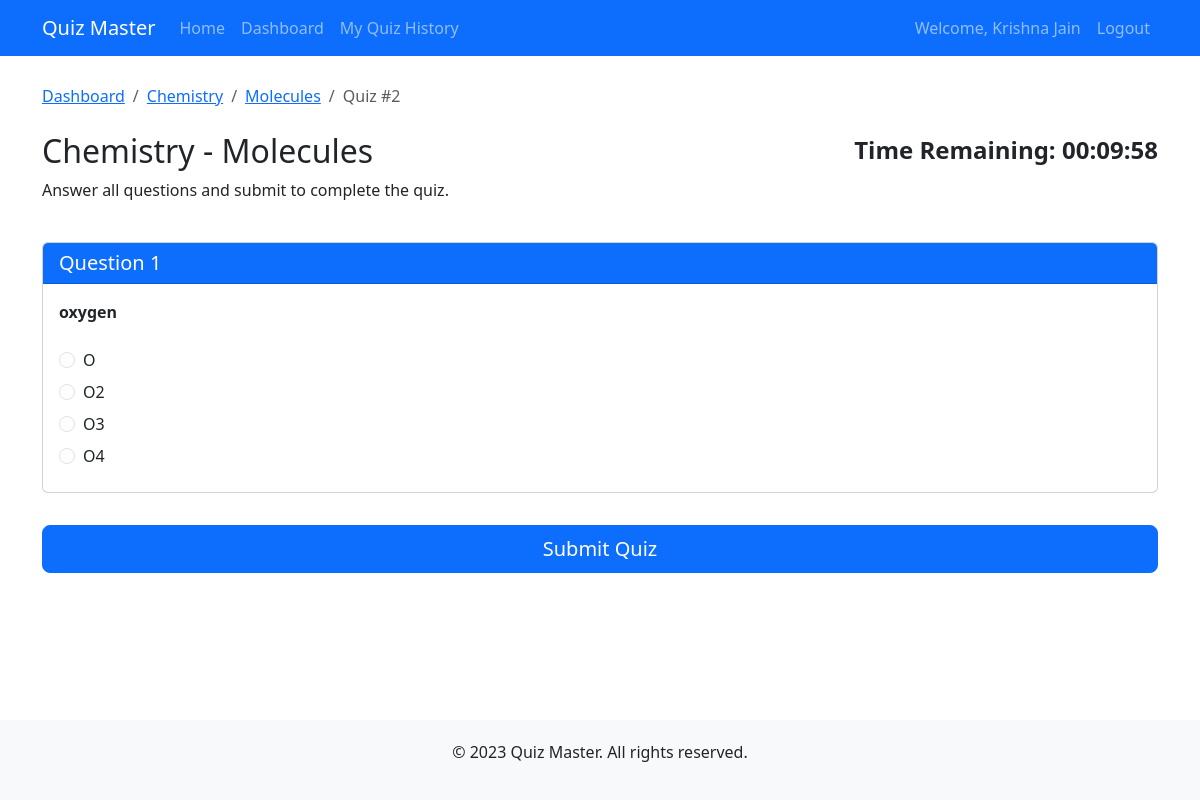
The page /user/quizzes/2/take (signed in) on the database its author committed.
### models.py (models this page shows, shortened)
class User(db.Model, UserMixin):
    id = db.Column(db.Integer, primary_key=True)
    username = db.Column(db.String(100), unique=True, nullable=False)
    password_hash = db.Column(db.String(200), nullable=False)
    full_name = db.Column(db.String(100), nullable=False)
    qualification = db.Column(db.String(100))
    dob = db.Column(db.Date)
    is_admin = db.Column(db.Boolean, default=False)
    quiz_attempts = db.relationship('Score', backref='user', lazy=True)

class Subject(db.Model):
    id = db.Column(db.Integer, primary_key=True)
    name = db.Column(db.String(100), nullable=False)
    description = db.Column(db.Text)
    chapters = db.relationship('Chapter', backref='subject', lazy=True, cascade="all, delete-orphan")

class Chapter(db.Model):
    id = db.Column(db.Integer, primary_key=True)
    name = db.Column(db.String(100), nullable=False)
    description = db.Column(db.Text)
    subject_id = db.Column(db.Integer, db.ForeignKey('subject.id'), nullable=False)
    quizzes = db.relationship('Quiz', backref='chapter', lazy=True, cascade="all, delete-orphan")

class Quiz(db.Model):
    id = db.Column(db.Integer, primary_key=True)
    chapter_id = db.Column(db.Integer, db.ForeignKey('chapter.id'), nullable=False)
    date_of_quiz = db.Column(db.Date, nullable=False)
    time_duration = db.Column(db.String(5), nullable=False)  # Format: "HH:MM"
    remarks = db.Column(db.Text)
    questions = db.relationship('Question', backref='quiz', lazy=True, cascade="all, delete-orphan")
    attempts = db.relationship('Score', backref='quiz', lazy=True)

class Question(db.Model):
    id = db.Column(db.Integer, primary_key=True)
    quiz_id = db.Column(db.Integer, db.ForeignKey('quiz.id'), nullable=False)
    question_statement = db.Column(db.Text, nullable=False)
    option1 = db.Column(db.String(200), nullable=False)
    option2 = db.Column(db.String(200), nullable=False)
    option3 = db.Column(db.String(200), nullable=False)
    option4 = db.Column(db.String(200), nullable=False)
    correct_option = db.Column(db.Integer, nullable=False)  # 1, 2, 3, or 4

### app.py (the view, shortened to what this page needs)
@app.route('/user/quizzes/<int:quiz_id>/take', methods=['GET', 'POST'])
@login_required
def take_quiz(quiz_id):
    if current_user.is_admin:
        return redirect(url_for('admin_dashboard'))
    quiz = Quiz.query.get_or_404(quiz_id)
    questions = Question.query.filter_by(quiz_id=quiz_id).all()
    return render_template('user/take_quiz.html', quiz=quiz, questions=questions)

### app.py (called while the page is built)
@login_manager.user_loader
def load_user(user_id):
    return User.query.get(int(user_id))

### templates/user/take_quiz.html (shortened to what this page needs)
{% extends 'base.html' %}
{% block content %}
<div class="row mt-4">
    <div class="col-md-12">
        <nav aria-label="breadcrumb">
            <ol class="breadcrumb">
                <li class="breadcrumb-item"><a href="{{ url_for('user_dashboard') }}">Dashboard</a></li>
                <li class="breadcrumb-item"><a href="{{ url_for('user_chapters', subject_id=quiz.chapter.subject.id) }}">{{ quiz.chapter.subject.name }}</a></li>
                <li class="breadcrumb-item"><a href="{{ url_for('user_quizzes', chapter_id=quiz.chapter.id) }}">{{ quiz.chapter.name }}</a></li>
                <li class="breadcrumb-item active">Quiz #{{ quiz.id }}</li>
            </ol>
        </nav>
    </div>
</div>
<div class="row mt-2">
    <div class="col-md-8">
        <h2>{{ quiz.chapter.subject.name }} - {{ quiz.chapter.name }}</h2>
        <p>Answer all questions and submit to complete the quiz.</p>
    </div>
    <div class="col-md-4 text-end">
        <div class="timer" id="timer">Time Remaining: <span id="time">{{ quiz.time_duration }}</span></div>
    </div>
</div>
<form method="POST" action="{{ url_for('take_quiz', quiz_id=quiz.id) }}" id="quizForm">
    <div class="row mt-4">
        {% if questions %}
            {% for question in questions %}
                <div class="col-md-12 question-card">
                    <div class="card">
                        <div class="card-header bg-primary text-white">
                            <h5 class="mb-0">Question {{ loop.index }}</h5>
                        </div>
                        <div class="card-body">
                            <p class="mb-4"><strong>{{ question.question_statement }}</strong></p>
                            <div class="form-check mb-2">
                                <input class="form-check-input" type="radio" name="question_{{ question.id }}" id="option1_{{ question.id }}" value="1" required>
                                <label class="form-check-label" for="option1_{{ question.id }}">
                                    {{ question.option1 }}
                                </label>
                            </div>
                            <div class="form-check mb-2">
                                <input class="form-check-input" type="radio" name="question_{{ question.id }}" id="option2_{{ question.id }}" value="2">
                                <label class="form-check-label" for="option2_{{ question.id }}">
                                    {{ question.option2 }}
                                </label>
                            </div>
                            <div class="form-check mb-2">
                                <input class="form-check-input" type="radio" name="question_{{ question.id }}" id="option3_{{ question.id }}" value="3">
                                <label class="form-check-label" for="option3_{{ question.id }}">
                                    {{ question.option3 }}
                                </label>
                            </div>
                            <div class="form-check mb-2">
                                <input class="form-check-input" type="radio" name="question_{{ question.id }}" id="option4_{{ question.id }}" value="4">
                                <label class="form-check-label" for="option4_{{ question.id }}">
                                    {{ question.option4 }}
                                </label>
                            </div>
                        </div>
                    </div>
                </div>
            {% endfor %}
            <div class="col-md-12 mb-5">
                <div class="d-grid">
                    <button type="submit" class="btn btn-primary btn-lg">Submit Quiz</button>
                </div>
            </div>
        {% endif %}
    </div>
</form>
{% endblock %}

### templates/base.html (shortened to what this page needs)
<!DOCTYPE html>
<html lang="en">
<head>
    <link href="https://cdn.jsdelivr.net/npm/bootstrap@5.3.0-alpha1/dist/css/bootstrap.min.css" rel="stylesheet">
</head>
<body>
    <nav class="navbar navbar-expand-lg navbar-dark bg-primary fixed-top">
        <div class="container">
            <a class="navbar-brand" href="{{ url_for('index') }}">Quiz Master</a>
            <div class="collapse navbar-collapse" id="navbarNav">
                <ul class="navbar-nav me-auto">
                    <li class="nav-item">
                        <a class="nav-link" href="{{ url_for('index') }}">Home</a>
                    </li>
                    {% if current_user.is_authenticated %}
                        {% if current_user.is_admin %}
                            <li class="nav-item">
                                <a class="nav-link" href="{{ url_for('admin_dashboard') }}">Dashboard</a>
                            </li>
                            <li class="nav-item">
                                <a class="nav-link" href="{{ url_for('admin_subjects') }}">Subjects</a>
                            </li>
                            <li class="nav-item">
                                <a class="nav-link" href="{{ url_for('admin_chapters') }}">Chapters</a>
                            </li>
                            <li class="nav-item">
                                <a class="nav-link" href="{{ url_for('admin_quizzes') }}">Quizzes</a>
                            </li>
                        {% else %}
                            <li class="nav-item">
                                <a class="nav-link" href="{{ url_for('user_dashboard') }}">Dashboard</a>
                            </li>
                            <li class="nav-item">
                                <a class="nav-link" href="{{ url_for('quiz_history') }}">My Quiz History</a>
                            </li>
                        {% endif %}
                    {% endif %}
                </ul>
                <ul class="navbar-nav">
                    {% if current_user.is_authenticated %}
                        <li class="nav-item">
                            <span class="nav-link">Welcome, {{ current_user.full_name }}</span>
                        </li>
                        <li class="nav-item">
                            <a class="nav-link" href="{{ url_for('logout') }}">Logout</a>
                        </li>
                    {% endif %}
                </ul>
            </div>
        </div>
    </nav>
    <div class="container content">
        {% block content %}{% endblock %}
    </div>
    <footer class="text-center">
        <div class="container">
            <p>&copy; 2023 Quiz Master. All rights reserved.</p>
        </div>
    </footer>
</body>
</html>

### templates/base.html (style rules this page uses)
body { padding-top: 60px; min-height: 100vh; display: flex; flex-direction: column; }
.content { flex: 1; }
footer { margin-top: auto; padding: 20px 0; background-color: #f8f9fa; }

### templates/user/take_quiz.html (style rules this page uses)
.question-card { margin-bottom: 2rem; }
.timer { font-size: 1.5rem; font-weight: bold; }

### rows shown on the page
User: full_name "Krishna Jain"
Subject: chapter.subject.name "Chemistry"
Chapter: chapter.name "Molecules"
Quiz: id "2"
Question: question_statement "oxygen", option1 "O", option2 "O2", option3 "O3", option4 "O4"
